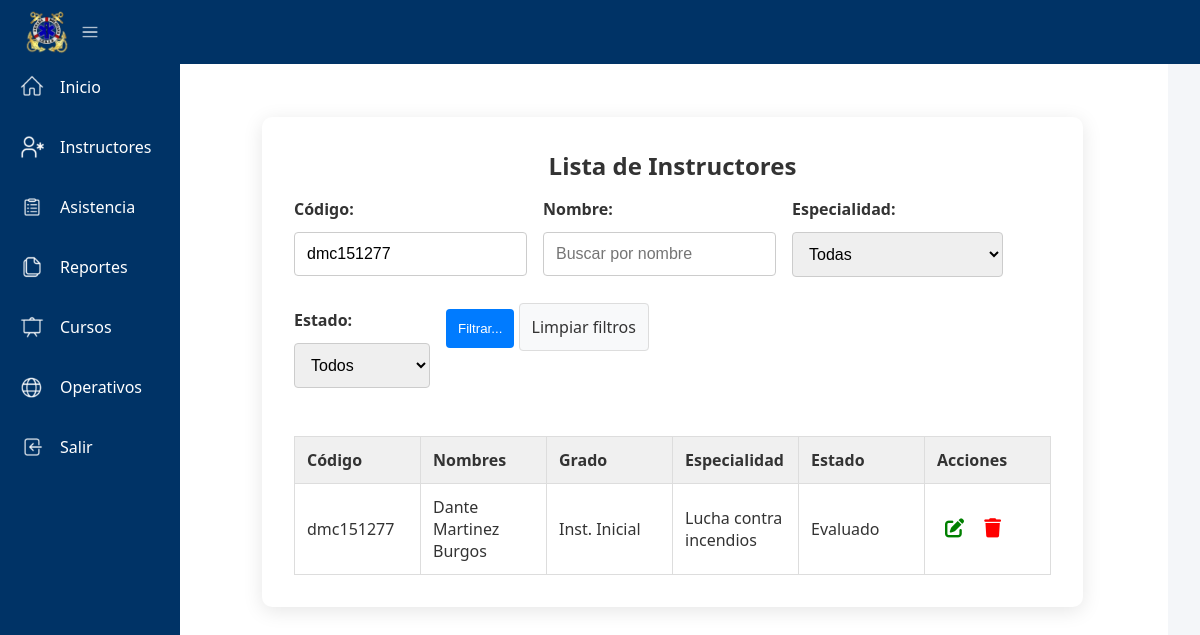
The app's page /dashboard/pages/instructores_ges.php?codigo=dmc151277 with its own data.
### tables this page shows
CREATE TABLE instructores (
    id INTEGER PRIMARY KEY AUTOINCREMENT,
    codigo TEXT NOT NULL UNIQUE,
    grado TEXT NOT NULL,
    nombres TEXT NOT NULL,
    apellido_paterno TEXT NOT NULL,
    apellido_materno TEXT NOT NULL,
    cedula TEXT NOT NULL,
    fecha_nacimiento DATE NOT NULL,
    especialidad TEXT NOT NULL,
    estado TEXT NOT NULL
);

### dashboard/pages/instructores_ges.php (the view, shortened to what this page needs)
<?php
require_once 'data/db.php';
try {
  $stmt = $pdo->query("SELECT * FROM instructores ORDER BY nombres ASC");
  $instructores = $stmt->fetchAll(PDO::FETCH_ASSOC);
} catch (PDOException $e) {
  echo "<p class='error-message'>Error al cargar instructores: " . $e->getMessage() . "</p>";
}
?>
<!DOCTYPE html>
<html lang="es">
<head>
  <link rel="stylesheet" href="../css/style.css" />
  <link rel="stylesheet" href="css_pages/css_instructores1.css">
  <link rel="stylesheet" href="css_pages/css_instructores2.css">
  <link rel="stylesheet" href="https://cdnjs.cloudflare.com/ajax/libs/font-awesome/6.5.0/css/all.min.css">
</head>
<body class="sidebar-expanded">
  <header class="top-bar">
    <div class="logo-container">
      <button id="toggleSidebar" aria-label="Alternar menú lateral">
        <img src="../images/sbrab_escudo.png" alt="Logo" class="logo" />
        <img src="../icons/navi.png" class="menu-toggle-icon">
      </button>
    </div>
  </header>
  <aside id="sidebar" class="sidebar">
    <nav class="sidebar-nav">
      <ul>
        <li><a href="../inicio.html" class="menu-item"><img src="../icons/home.png" alt="Inicio" class="icon" />
            <span class="text">Inicio</span></a></li>
        <li><a href="instructores.html" class="menu-item"><img src="../icons/instructores.png" alt="Registro"
              class="icon" />
            <span class="text">Instructores</span></a></li>
        <li><a href="asistencia.html" class="menu-item"><img src="../icons/asistencia.png" alt="Asistencia" class="icon" />
            <span class="text">Asistencia</span></a></li>
        <li><a href="reportes.html" class="menu-item"><img src="../icons/reportes.png" alt="Reportes" class="icon" />
            <span class="text">Reportes</span></a></li>
        <li><a href="cursos.html" class="menu-item"><img src="../icons/cursos.png" alt="Cursos" class="icon" />
            <span class="text">Cursos</span></a></li>
        <li><a href="operativos.html" class="menu-item"><img src="../icons/operativos.png" alt="Operativos" class="icon" />
            <span class="text">Operativos</span></a></li>
        <li><a href="../../login.html" class="menu-item"><img src="../icons/salir.png" alt="Salir" class="icon" />
            <span class="text">Salir</span></a></li>
      </ul>
    </nav>
  </aside>
  <main id="content" class="content">
    <div class="form-container">
      <h2>Lista de Instructores</h2>
      <form method="GET" action="<?= $_SERVER['PHP_SELF'] ?>" class="search-form">
        <div class="filter-row">
          <div class="filter-item">
            <label for="busqueda_codigo">Código:</label>
            <input type="text" id="busqueda_codigo" name="codigo" value="<?= htmlspecialchars($_GET['codigo'] ?? '') ?>" placeholder="ABC123456">
          </div>
          <div class="filter-item">
            <label for="busqueda_nombre">Nombre:</label>
            <input type="text" id="busqueda_nombre" name="nombre" value="<?= htmlspecialchars($_GET['nombre'] ?? '') ?>" placeholder="Buscar por nombre">
          </div>
          <div class="filter-item">
            <label for="busqueda_especialidad">Especialidad:</label>
            <select id="busqueda_especialidad" name="especialidad">
              <option value="">Todas</option>
            </select>
          </div>
          <div class="filter-item">
            <label for="busqueda_estado">Estado:</label>
            <select id="busqueda_estado" name="estado">
              <option value="">Todos</option>
            </select>
          </div>
          <div class="filter-actions">
            <button type="submit">Filtrar...</button>
            <a href="<?= $_SERVER['PHP_SELF'] ?>">Limpiar filtros</a>
          </div>
        </div>
      </form>
      <table class="table-list full-width-table">
        <thead>
          <tr>
            <th>Código</th>
            <th>Nombres</th>
            <th>Grado</th>
            <th>Especialidad</th>
            <th>Estado</th>
            <th>Acciones</th>
          </tr>
        </thead>
        <tbody>
          <?php
          require_once 'data/db.php';
          $where = [];
          $params = [];
          if (!empty($_GET['codigo'])) {
            $where[] = "codigo LIKE ?";
            $params[] = "%{$_GET['codigo']}%";
          }
          try {
            $sql = "SELECT * FROM instructores";
            if (!empty($where)) {
              $sql .= " WHERE " . implode(" AND ", $where);
            }
            $sql .= " ORDER BY nombres ASC";
            $stmt = $pdo->prepare($sql);
            $stmt->execute($params);
            $instructores = $stmt->fetchAll(PDO::FETCH_ASSOC);
            foreach ($instructores as $instructor) {
              echo "<tr>";
              echo "<td>" . htmlspecialchars($instructor['codigo']) . "</td>";
              echo "<td>" . htmlspecialchars($instructor['nombres'] . " " . $instructor['apellido_paterno'] . " " . $instructor['apellido_materno']) . "</td>";
              echo "<td>" . htmlspecialchars($instructor['grado']) . "</td>";
              echo "<td>" . htmlspecialchars($instructor['especialidad']) . "</td>";
              echo "<td>" . ucfirst(htmlspecialchars($instructor['estado'])) . "</td>";
              echo "<td>
                      <button onclick=\"abrirModal('editar', {$instructor['id']})\" class='btn-edit'><i class='fas fa-edit'></i></button>
                      <button onclick=\"abrirModal('eliminar', {$instructor['id']})\" class='btn-delete'><i class='fas fa-trash'></i></button>
                    </td>";
              echo "</tr>";
            }
          } catch (PDOException $e) {
            echo "<tr><td colspan='6' class='error-message'>Error al cargar datos: " . htmlspecialchars($e->getMessage()) . "</td></tr>";
          }
          ?>
        </tbody>
      </table>
    </div>
  </main>
</body>
</html>

### dashboard/css/style.css (style rules this page uses)
* { margin: 0; padding: 0; box-sizing: border-box; }
body { font-family: 'Segoe UI', Tahoma, Geneva, Verdana, sans-serif; background-color: #f4f4f4; color: #333; display: flex; min-height: 100vh; transition: all 0.3s ease; }
.top-bar { position: fixed; top: 0; left: 0; right: 0; z-index: 1000; display: flex; align-items: center; justify-content: space-between; padding: 10px 24px; background-color: #003366; color: white; height: 64px; }
.logo-container button { background: none; border: none; cursor: pointer; display: flex; align-items: center; gap: 8px; }
.logo { width: 46px; height: 46px; object-fit: contain; }
.menu-toggle-icon { display: flex; flex-direction: column; gap: 2px; transition: transform 0.3s ease; width: 24px; height: 24px; filter: invert(100%); }
.sidebar { position: fixed; top: 60px; left: 0; width: 180px; height: calc(100% - 64px); background-color: #003366; color: white; transition: width 0.3s ease; z-index: 999; overflow: hidden; }
.sidebar .sidebar-nav ul { list-style: none; padding: 5px; margin-top: 0; }
.sidebar .sidebar-nav li { margin-bottom: 16px; }
.menu-item { display: flex; align-items: center; padding: 10px 15px; color: white; text-decoration: none; border-radius: 8px; transition: background-color 0.3s ease; }
.menu-item .icon { width: 24px; height: 24px; display: flex; align-items: center; justify-content: center; margin-right: 16px; filter: invert(100%); }
.menu-item .text { white-space: nowrap; overflow: hidden; text-overflow: ellipsis; transition: opacity 0.3s ease; }
.content { margin-left: 145px; padding: 85px; flex: 1; background-color: #fff; min-height: 100vh; transition: margin-left 0.3s ease; }

### dashboard/pages/css_pages/css_instructores1.css (style rules this page uses)
.form-container { background-color: #b1d7f7; padding: 15px; border-radius: 10px; box-shadow: 0 4px 20px rgba(0, 0, 0, 0.1); max-width: 700px; margin: auto; }
input[type="text"], input[type="date"], select { width: 100%; padding: 0.75rem; margin-bottom: 1rem; border: 1px solid #ccc; border-radius: 6px; font-size: 1rem; }

### dashboard/pages/css_pages/css_instructores2.css (style rules this page uses)
* { box-sizing: border-box; margin: 0; padding: 0; }
body { font-family: 'Segoe UI', Tahoma, Geneva, Verdana, sans-serif; background-color: #f4f6f9; color: #333; padding: 2rem; }
.form-container { max-width: 1200px; width: 100%; margin: auto; background-color: white; padding: 2rem; border-radius: 10px; box-shadow: 0 4px 20px rgba(0, 0, 0, 0.1); }
h2 { text-align: center; margin-bottom: 1rem; }
a { color: #007bff; text-decoration: none; }
.search-form { display: flex; gap: 1rem; flex-wrap: wrap; margin-bottom: 2rem; }
.filter-row { display: flex; gap: 1rem; flex-wrap: wrap; }
.filter-item { display: flex; flex-direction: column; gap: 0.5rem; }
.filter-actions { flex-direction: row; align-items: flex-end; }
.search-form label { font-weight: bold; margin-bottom: 0.25rem; }
.search-form input, .search-form select { width: 100%; padding: 0.75rem; border: 1px solid #ccc; border-radius: 4px; }
.search-form button { background-color: #007bff; color: white; cursor: pointer; padding: 0.75rem; border: none; border-radius: 4px; }
.search-form a { text-decoration: none; background-color: #f8f9fa; color: #333; padding: 0.75rem; border: 1px solid #ddd; border-radius: 4px; }
.table-list.full-width-table { width: 100%; table-layout: fixed; border-collapse: collapse; }
.table-list th, .table-list td { padding: 0.75rem; word-break: break-word; }
.table-list thead { background-color: #f0f0f0; }
.btn-edit, .btn-delete { background: none; border: none; cursor: pointer; padding: 0.5rem; display: inline-block; vertical-align: middle; }
.fas.fa-edit { color: green; font-size: 1.2rem; }
.fas.fa-trash { color: red; font-size: 1.2rem; }

### dashboard/pages/instructores_ges.php (style rules this page uses)
.table-list { width: 100%; border-collapse: collapse; margin-top: 2rem; }
.table-list th, .table-list td { padding: 0.75rem; text-align: left; border: 1px solid #ddd; }
.table-list thead { background-color: #f0f0f0; }

### records on screen
instructores: codigo "dmc151277", nombres+apellido_paterno+apellido_materno "Dante Martinez Burgos", grado "Inst. Inicial", especialidad "Lucha contra incendios", estado "Evaluado"
